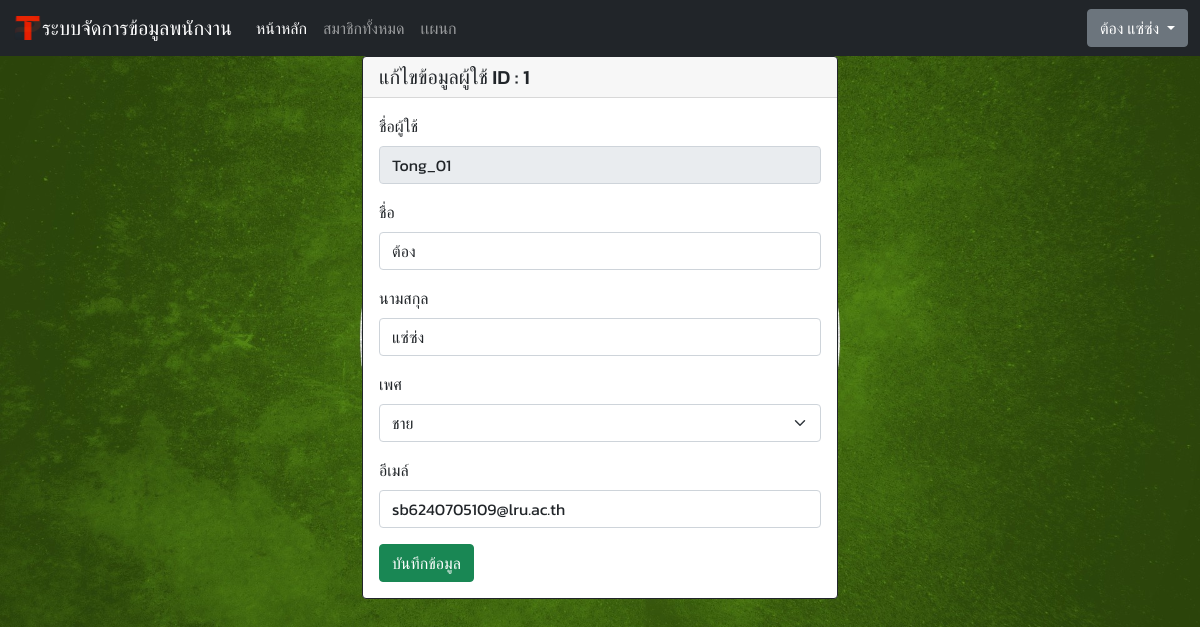
The page /profile_edit.php (signed in) on the database its author committed.
### tables this page shows
CREATE TABLE `tb_user` (
  `user_id` int(10) NOT NULL COMMENT 'ไอดีผู้ใช้',
  `user_username` varchar(30) NOT NULL COMMENT 'ชื่อผู้ใช้',
  `user_password` varchar(50) NOT NULL COMMENT 'รหัสผ่าน',
  `user_name` varchar(60) NOT NULL COMMENT 'ชื่อ',
  `user_surname` varchar(60) NOT NULL COMMENT 'นามสกุล',
  `user_sex` enum('ชาย','หญิง') NOT NULL COMMENT 'เพศ',
  `user_email` varchar(100) DEFAULT NULL COMMENT 'อีเมล์',
  `ref_dep_id` int(1) NOT NULL COMMENT 'tb_department',
  `user_level` enum('member','admin') NOT NULL DEFAULT 'member' COMMENT 'ระดับผู้ใช้'
);

### connections/mysqli.php (called while the page is built, shortened)
<?php
  $hostname = "localhost";
  $username = "root";
  $password = "";
  $database = "Finalexam";
  $Connection = mysqli_connect($hostname, $username, $password, $database);
  mysqli_set_charset($Connection, "utf8");
  if ($_SESSION != NULL) {
    $sql_tb_user = "SELECT * FROM tb_user WHERE user_username = '".$_SESSION['user_username']."'";
    $query_tb_user = mysqli_query($Connection,$sql_tb_user);
    $result_tb_user = mysqli_fetch_array($query_tb_user);
  }
?>

### profile_edit.php (the view, shortened to what this page needs)
<?php
require_once('connections/mysqli.php');
$sql = "SELECT * FROM tb_user WHERE user_username = '".$_SESSION['user_username']."'";
$query = mysqli_query($Connection,$sql);
$result = mysqli_fetch_array($query);
?>
<!DOCTYPE html>
<html lang="en">
<head>
  <link href="https://cdn.jsdelivr.net/npm/bootstrap@5.1.3/dist/css/bootstrap.min.css" rel="stylesheet">
</head>
<body class="default" background="images/06.jpg">
  <?php include 'includes/navbar.php';?>
  <div class="container-fluid">
    <div class="row justify-content-md-center">
      <div class="col-md-5 mb-4">
        <div class="card border-dark mt-2">
          <h5 class="card-header">แก้ไขข้อมูลผู้ใช้ ID : <?php echo $result[0]; ?></h5>
          <div class="card-body">
            <form method="post">
              <div class="mb-3">
                <label class="form-label">ชื่อผู้ใช้</label>
                <input type="text" class="form-control" value="<?php echo $result[1];?>" disabled/>
              </div>
              <div class="mb-3">
                <label class="form-label">ชื่อ</label>
                <input type="text" class="form-control" name="user_name" value="<?php echo $result[3];?>" required/>
              </div>
              <div class="mb-3">
                <label class="form-label">นามสกุล</label>
                <input type="text" class="form-control" name="user_surname" value="<?php echo $result[4];?>" required/>
              </div>
              <div class="mb-3">
                <label class="form-label">เพศ</label>
                <select class="form-select" name="user_sex">
                  <option value="ชาย" <?php if ($result[5] == 'ชาย') {echo " selected";} ?>>ชาย</option>
                </select>
              </div>
              <div class="mb-3">
                <label class="form-label">อีเมล์ </label>
                <input type="email" class="form-control" name="user_email" value="<?php echo $result[6];?>"/>
              </div>
              <button type="submit" class="btn btn-success" name="save">บันทึกข้อมูล</button>
            </form>
          </div>
        </div>
      </div>
    </div>
  </div>
</body>
</html>

### includes/navbar.php (shortened to what this page needs)
<header>
  <nav class="navbar navbar-expand-md navbar-dark fixed-top bg-dark">
    <div class="container-fluid">
    <img src="./images/Tong.png" alt="" width="30" height="24">
      <a class="navbar-brand" href="#">ระบบจัดการข้อมูลพนักงาน</a>
      <div class="collapse navbar-collapse" id="navbarCollapse">
        <ul class="navbar-nav me-auto mb-2 mb-md-0">
          <li class="nav-item">
            <a class="nav-link active" aria-current="page" href="index.php">หน้าหลัก</a>
          </li>
          <li class="nav-item">
            <a class="nav-link" href="show.php">สมาชิกทั้งหมด</a>
          </li>
          <li class="nav-item">
          <a class="nav-link" href="show_department.php"><i class="bi bi-house-door"></i> เเผนก</a>
        </li>
        </ul>
          <?php
        if ($_SESSION == NULL) {
          ?>
          <button class="btn btn-outline-primary" type="submit" onclick="window.location.href='login.php'">เข้าสู่ระบบ</button>
          <?php
        }else{
          ?>
          <div class="btn-group">
            <button type="button" class="btn btn-secondary dropdown-toggle" data-bs-toggle="dropdown" data-bs-display="static" aria-expanded="false"><?php echo "<i class='bi bi-people'></i> ".$result_tb_user[3].' '.$result_tb_user[4].' '; ?></button>
          </div>
          <?php
        }
        ?>
      </div>
    </div>
  </nav>
</header>
<br>
<br>

### profile_edit.php (style rules this page uses)
body { font-family: kanit; background-position: left top; background-size: cover; background-repeat: repeat; }

### rows shown on the page
tb_user: user_name "ต้อง", user_surname "แซ่ซ่ง", user_id "1", user_username "Tong_01", user_sex "ชาย", user_email "sb6240705109@lru.ac.th"
